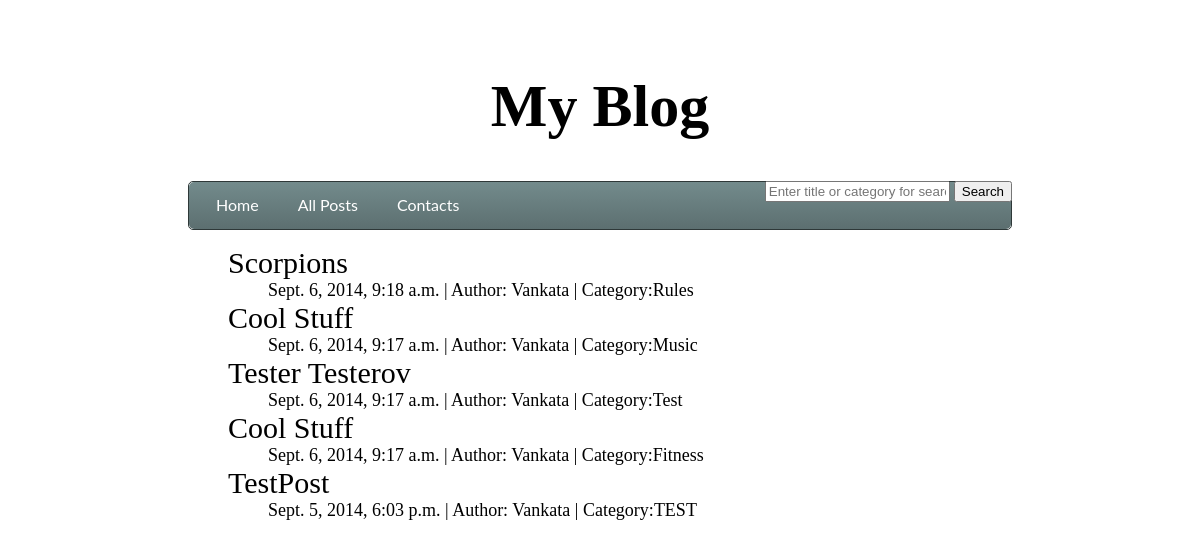
/blog/publications/, run on an earlier commit of the app's database.
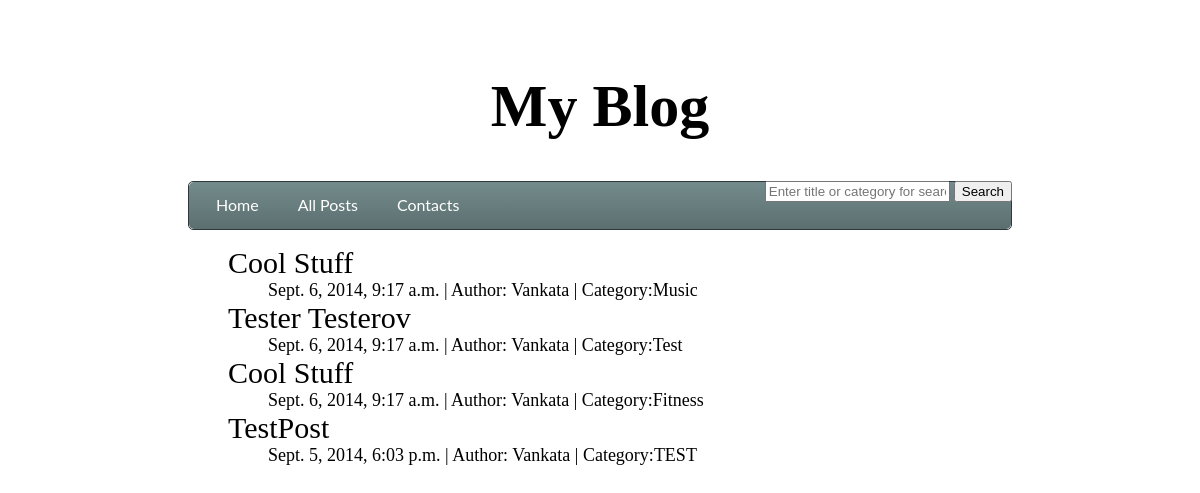
And on a later commit of the database.
### blog/models.py (models this page shows, shortened)
class Post(models.Model):
    title = models.CharField(max_length=100)
    body_text = models.TextField()
    author = models.CharField(max_length=100, default='Vankata')
    category = models.CharField(max_length=50, default='')
    pub_date = models.DateTimeField(auto_now_add=True)

### blog/views.py (the view)
def publications(request):
    posts = Post.objects.all().order_by('-pub_date')
    return render(request, 'blog/publications.html', {'posts': posts,
                                                      'user': request.user})

### blog/templates/blog/publications.html
{% extends 'blog/base.html' %}
{% block content %}
    <div class="main">
       <ul>
        {% for post in posts %}
           <div class="one_post">
            <div class="title">
                <a href="{% url 'blog:post' post.id %}">{{ post.title }}</a>
            </div>
            <ul>
                <div class="information">{{ post.pub_date }} | Author: {{post.author}}{% if post.category %} | Category:{{ post.category }} {% endif %}</div>
            </ul>
               </div>
        {% endfor %}
    </ul>
    </div>
{% endblock %}

What changed in the data, as far as the page shows it:
removed Post: title "Scorpions", pub_date "Sept. 6, 2014, 9:18 a.m.", author "Vankata", category "Rules"
